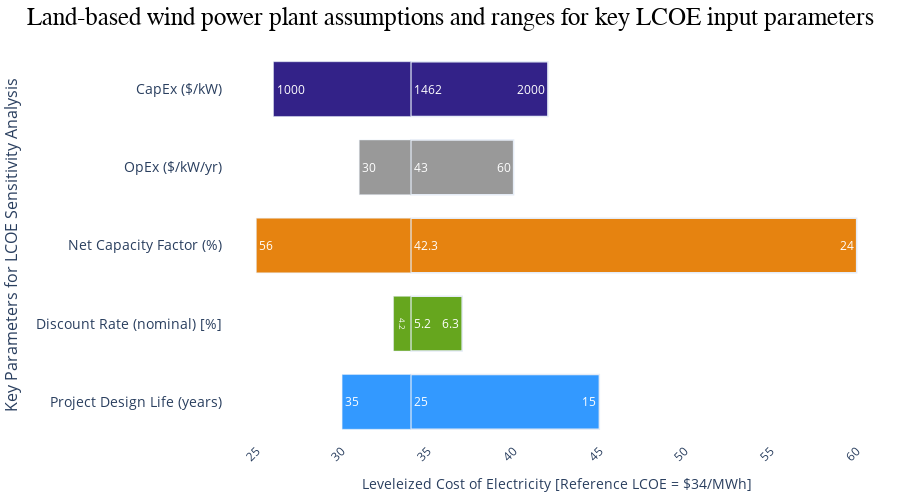

Write notebook code for a chart like this one.
### Markdown cell above
<br/><br/>
# <center>Figure ES5. Land-based wind power plant assumptions and ranges for key LCOE input parameters.

### Code cell
# Tornado chart template obtained from 
# https://python.plainenglish.io/how-to-create-a-beautify-tornado-chart-in-python-plotly-6c0519e185b4

import numpy as np
import pandas as pd
import matplotlib.pyplot as plt
import plotly.graph_objects as go
%matplotlib inline

y_labels = ['Project Design Life (years)',
         'Discount Rate (nominal) [%]',
         'Net Capacity Factor (%)',
         'OpEx ($/kW/yr)',
         'CapEx ($/kW)']


upper_capex = 42
upper_opex = 40
upper_net_cf = 60
upper_discount_rate = 37
upper_project_design_life = 45
upper_bound = [upper_project_design_life, 
               upper_discount_rate, 
               upper_net_cf,
               upper_opex,
               upper_capex]

# Values to go into bar labels
upper_capex_label = 2000
upper_opex_label = 60
upper_net_cf_label = 24
upper_discount_rate_label = 6.26
upper_project_design_life_label = 15
upper_bound_label = [upper_project_design_life_label, 
                    upper_discount_rate_label, 
                    upper_net_cf_label,
                    upper_opex_label,
                    upper_capex_label]

# ajdust for lcoe 
upper_bound_lcoe_adjustment = [x - lcoe for x in upper_bound]

lower_capex = lcoe - 26
lower_opex = lcoe - 31
lower_net_cf = lcoe - 25
lower_discount_rate = lcoe - 33
lower_project_design_life = lcoe - 30
lower_bound = [lower_project_design_life, 
               lower_discount_rate, 
               lower_net_cf,
               lower_opex,
               lower_capex]

# Values to go into bar labels
lower_capex_label = 1000
lower_opex_label = 30
lower_net_cf_label = 56
lower_discount_rate_label = 4.22
lower_project_design_life_label = 35
lower_bound_label = [lower_project_design_life_label, 
                    lower_discount_rate_label, 
                    lower_net_cf_label,
                    lower_opex_label,
                    lower_capex_label]

# Values for reference case
base_capex = 0.001
base_opex = 0.001
base_net_cf = 0.001
base_discount_rate = 0.001
base_project_design_life = 0.001
base_bound = [base_project_design_life, 
               base_discount_rate, 
               base_net_cf,
               base_opex,
               base_capex]

# Values to go into bar labels (reference)
base_capex_label = 1462
base_opex_label = 43
base_net_cf_label = 42.3
base_discount_rate_label = 5.23
base_project_design_life_label = 25
base_bound_label = [base_project_design_life_label, 
                    base_discount_rate_label, 
                    base_net_cf_label,
                    base_opex_label,
                    base_capex_label]

#convert lower_bound to negative values
def Convert(lst):
    return [ -i for i in lst ]

negative_lower_bound = Convert(lower_bound)
# ajdust for lcoe 
negative_lower_bound_lcoe_adjustment = [x + lcoe for x in negative_lower_bound]

fig = go.Figure()



customscale=["rgb(51,153,255)",
            "rgb(102, 166, 30)",
            "rgb(230, 131, 16)", 
            "rgb(153, 153, 153)",
            "rgb(51, 34, 136)"]
z = customscale

fig.add_trace(go.Bar(y=y_labels, x=upper_bound_lcoe_adjustment,
                base=lcoe,
                marker=dict(color = z, colorscale=customscale),
                orientation='h',
                marker_line_width=1.5,
                text = [round(elem, 1) for elem in upper_bound_label],
                textposition='auto',
                textfont=dict(color="white")
                    ))

fig.add_trace(go.Bar(y=y_labels, x=base_bound,
                base= lcoe,
                marker=dict(color = z, colorscale=customscale),
                orientation='h',
                text = [round(elem, 1) for elem in base_bound_label],
                textposition='auto',
                textfont=dict(color="white")
              ))

fig.add_trace(go.Bar(y=y_labels, x=negative_lower_bound,
                base= lcoe,
                marker=dict(color = z, colorscale=customscale),
                orientation='h',
                text = [round(elem, 1) for elem in lower_bound_label],
                textposition='inside',
                textfont=dict(color="white")
              ))

fig.update_layout(height=500,
                  margin=dict(t=50,l=10,b=10,r=10),title_text="Land-based wind power plant assumptions and ranges for key LCOE input parameters",
                  title_font_family="sans-serif",
                  title_font_size = 25,
                  title_font_color="black",
                  title_x=0.5 #to adjust the position along x-axis of the title
                 )

fig.update_layout(
                  barmode='overlay', 
                  xaxis_tickangle=-45, 
                  xaxis=dict(
                      title="Leveleized Cost of Electricity [Reference LCOE = $" + str(lcoe) +  "/MWh]"),
                  yaxis=dict(
                             title='Key Parameters for LCOE Sensitivity Analysis', 
                             titlefont_size=16, 
                             tickfont_size=14),
                  bargap=0.30, 
                  paper_bgcolor='white',
                  plot_bgcolor='white',
                 )
fig.update(layout_showlegend=False)

fig.show()

### Figure 1 — Plotly figure (JSON) as saved in the notebook; plotly's stock layout.template omitted (floating-point values rounded to 4 significant figures)
{"data": [{"base": 34, "marker": {"color": ["rgb(51,153,255)", "rgb(102, 166, 30)", "rgb(230, 131, 16)", "rgb(153, 153, 153)", "rgb(51, 34, 136)"], "colorscale": [[0, "rgb(51,153,255)"], [0.25, "rgb(102, 166, 30)"], [0.5, "rgb(230, 131, 16)"], [0.75, "rgb(153, 153, 153)"], [1, "rgb(51, 34, 136)"]], "line": {"width": 1.5}}, "orientation": "h", "text": ["15", "6.3", "24", "60", "2000"], "textfont": {"color": "white"}, "textposition": "auto", "type": "bar", "x": [11, 3, 26, 6, 8], "y": ["Project Design Life (years)", "Discount Rate (nominal) [%]", "Net Capacity Factor (%)", "OpEx ($/kW/yr)", "CapEx ($/kW)"]}, {"base": 34, "marker": {"color": ["rgb(51,153,255)", "rgb(102, 166, 30)", "rgb(230, 131, 16)", "rgb(153, 153, 153)", "rgb(51, 34, 136)"], "colorscale": [[0, "rgb(51,153,255)"], [0.25, "rgb(102, 166, 30)"], [0.5, "rgb(230, 131, 16)"], [0.75, "rgb(153, 153, 153)"], [1, "rgb(51, 34, 136)"]]}, "orientation": "h", "text": ["25", "5.2", "42.3", "43", "1462"], "textfont": {"color": "white"}, "textposition": "auto", "type": "bar", "x": [0.001, 0.001, 0.001, 0.001, 0.001], "y": ["Project Design Life (years)", "Discount Rate (nominal) [%]", "Net Capacity Factor (%)", "OpEx ($/kW/yr)", "CapEx ($/kW)"]}, {"base": 34, "marker": {"color": ["rgb(51,153,255)", "rgb(102, 166, 30)", "rgb(230, 131, 16)", "rgb(153, 153, 153)", "rgb(51, 34, 136)"], "colorscale": [[0, "rgb(51,153,255)"], [0.25, "rgb(102, 166, 30)"], [0.5, "rgb(230, 131, 16)"], [0.75, "rgb(153, 153, 153)"], [1, "rgb(51, 34, 136)"]]}, "orientation": "h", "text": ["35", "4.2", "56", "30", "1000"], "textfont": {"color": "white"}, "textposition": "inside", "type": "bar", "x": [-4, -1, -9, -3, -8], "y": ["Project Design Life (years)", "Discount Rate (nominal) [%]", "Net Capacity Factor (%)", "OpEx ($/kW/yr)", "CapEx ($/kW)"]}], "layout": {"bargap": 0.3, "barmode": "overlay", "height": 500, "margin": {"b": 10, "l": 10, "r": 10, "t": 50}, "paper_bgcolor": "white", "plot_bgcolor": "white", "showlegend": false, "title": {"font": {"color": "black", "family": "sans-serif", "size": 25}, "text": "Land-based wind power plant assumptions and ranges for key LCOE input parameters", "x": 0.5}, "xaxis": {"tickangle": -45, "title": {"text": "Leveleized Cost of Electricity [Reference LCOE = $34/MWh]"}}, "yaxis": {"tickfont": {"size": 14}, "title": {"font": {"size": 16}, "text": "Key Parameters for LCOE Sensitivity Analysis"}}}}
